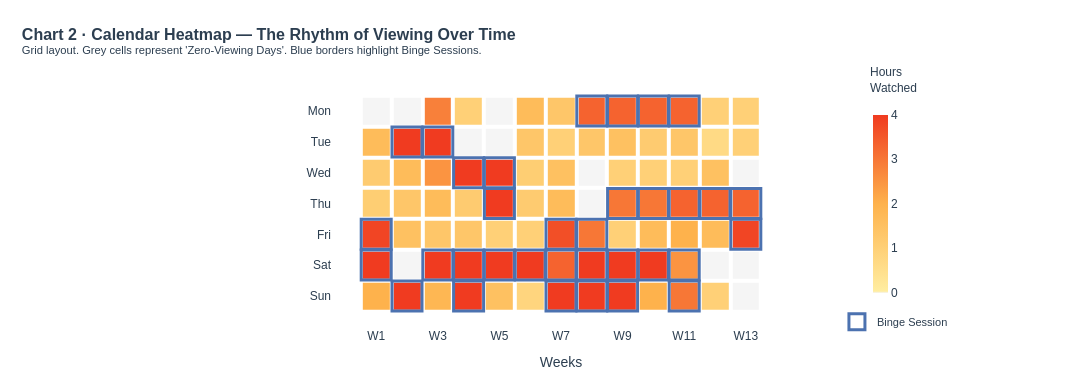

Notebook cell for this chart:
### Markdown cell above
---
### Chart 2 · Calendar Heatmap — The Rhythm of Viewing Over Time

**Graphical choices:**
- *Interative Calendar heatmap* — An overview of my TV viewing actions during the data collection period, the spatial layout mirrors real calendar time with X-axis maps macro-progression (academic weeks) and Y-axis groups data by micro-cycles (days of the week), making clusters and gaps immediately visible without reading any numbers. 
- Binge sessions are marked with a blue coloured border rather than a separate chart, keeping temporal context intact. As for the hours watching color bar, the transition from yellow to orange indicates the linear sequence of time increase. Crucially, zero-viewing days are strictly preserved and encoded as neutral grey to represent specific context.
- To prevent visual clutter and reduce cognitive load, TV viewing details are abstracted into interactive tooltips.

### Code cell
# ----------------------------------------------------------------------------
# 1. 数据聚合：提取所有情境维度 (Study, Fatigue, Day Type, Device)
# ----------------------------------------------------------------------------
if "Duration_Hrs" not in df.columns:
    df["Duration_Hrs"] = df["Duration_Mins"] / 60.0

daily_agg = df.groupby("Date").agg(
    Duration_Hrs=("Duration_Hrs", "sum"),
    Binge=("Binge_Session", "any"),
    Genres=("Genre", lambda x: ", ".join(x.dropna().unique())),
    Titles=("Title", lambda x: ", ".join(x.dropna().unique())),
    Regions=("Region", lambda x: ", ".join(x.dropna().unique())),
    # 👇 新增提取 4 个全新维度
    Study_Mins=("Study_Mins", "sum"), 
    Fatigue=("Fatigue_Level", lambda x: ", ".join(x.dropna().astype(int).astype(str).unique())),
    Day_Types=("Day_Type", lambda x: ", ".join(x.dropna().unique())),
    Devices=("Device", lambda x: ", ".join(x.dropna().unique()))
).copy()

date_range = pd.date_range(daily_agg.index.min(), daily_agg.index.max())
df_grid = daily_agg.reindex(date_range)

# ----------------------------------------------------------------------------
# 2. 空缺数据（零观影日）的安全填充
# ----------------------------------------------------------------------------
df_grid["Duration_Hrs"] = df_grid["Duration_Hrs"].fillna(0).astype(float)
df_grid["Binge"] = df_grid["Binge"].fillna(False).astype(bool)
df_grid["Genres"] = df_grid["Genres"].replace("", "None").fillna("None").astype(str)
df_grid["Titles"] = df_grid["Titles"].replace("", "None").fillna("None").astype(str)
df_grid["Regions"] = df_grid["Regions"].replace("", "None").fillna("None").astype(str)

# 👇 新增列的填充逻辑
df_grid["Study_Mins"] = df_grid["Study_Mins"].fillna(0).astype(int).astype(str)
df_grid["Fatigue"] = df_grid["Fatigue"].replace("", "N/A").fillna("N/A").astype(str)
df_grid["Day_Types"] = df_grid["Day_Types"].replace("", "None").fillna("None").astype(str)
df_grid["Devices"] = df_grid["Devices"].replace("", "None").fillna("None").astype(str)

start_monday = df_grid.index.min() - pd.Timedelta(days=df_grid.index.min().dayofweek)
df_grid['X_Num'] = (df_grid.index - start_monday).days // 7
df_grid['Y_Num'] = 6 - df_grid.index.dayofweek

weekdays_map = {0: "Mon", 1: "Tue", 2: "Wed", 3: "Thu", 4: "Fri", 5: "Sat", 6: "Sun"}
df_grid['Weekday_Name'] = df_grid.index.dayofweek.map(weekdays_map)
df_grid['Date_Str'] = df_grid.index.strftime('%Y-%m-%d')

# ----------------------------------------------------------------------------
# 3. 悬停提示拼接：打造终极全景信息流
# ----------------------------------------------------------------------------
binge_labels = np.where(df_grid['Binge'], 'Yes', 'No')
durations = df_grid['Duration_Hrs'].round(1).astype(str)

df_grid['Hover_Text'] = (
    "<b>📅 Date:</b> " + df_grid['Date_Str'] + " (" + df_grid['Weekday_Name'] + ")<br>" +
    "<b>🗓️ Day Type:</b> " + df_grid['Day_Types'] + "<br>" +
    "<b>📚 Study:</b> " + df_grid['Study_Mins'] + " mins<br>" +
    "<b>🔋 Fatigue:</b> Level " + df_grid['Fatigue'] + "<br>" +
    "────────────────────<br>" +  # 用一条分割线区分“生活情境”和“观影细节”
    "<b>⏱️ Watched:</b> " + durations + " hrs<br>" +
    "<b>🚨 Binge:</b> " + binge_labels + "<br>" +
    "<b>📺 Title:</b> " + df_grid['Titles'] + "<br>" +
    "<b>🎬 Genre:</b> " + df_grid['Genres'] + "<br>" +
    "<b>🌍 Region:</b> " + df_grid['Regions'] + "<br>" +
    "<b>📱 Device:</b> " + df_grid['Devices']
)

weeks_range = sorted(df_grid['X_Num'].unique())
plot_order = ["Sun", "Sat", "Fri", "Thu", "Wed", "Tue", "Mon"]

z_matrix = df_grid.pivot(index='Weekday_Name', columns='X_Num', values='Duration_Hrs')
z_matrix = z_matrix.reindex(index=plot_order, columns=weeks_range).fillna(0)

text_matrix = df_grid.pivot(index='Weekday_Name', columns='X_Num', values='Hover_Text')
text_matrix = text_matrix.reindex(index=plot_order, columns=weeks_range).fillna("")

# ----------------------------------------------------------------------------
# 4. 图表渲染 (保留了你全部的格式设定)
# ----------------------------------------------------------------------------
fig = go.Figure()

fig.add_trace(go.Heatmap(
    x=weeks_range,
    y=[0, 1, 2, 3, 4, 5, 6], 
    z=z_matrix.values,
    customdata=text_matrix.values,
    hovertemplate="%{customdata}<extra></extra>",
    colorscale=[
        [0.0, '#f5f5f5'],
        [0.01, '#ffeda0'],  
        [0.5, '#feb24c'],   
        [1.0, '#f03b20']    
    ],
    zmin=0,
    zmax=4,
    showscale=True,
    xgap=4, 
    ygap=4,
    colorbar=dict(
        thickness=15, 
        len=0.8, 
        x=0.8,
        xpad=5
    )
))

binge_days = df_grid[df_grid['Binge'] == True]
fig.add_trace(go.Scatter(
    x=binge_days['X_Num'],
    y=binge_days['Y_Num'],
    mode='markers',
    marker=dict(
        symbol='square-open',
        size=30,              
        color='#4C72B0',      
        line=dict(width=3)
    ),
    name="Binge Session",
    hoverinfo="skip"
))

tick_vals = list(range(0, len(weeks_range), 2))
tick_text = [f"W{i+1}" for i in tick_vals]

fig.update_layout(
    title=dict(
        text="<b>Chart 2 · Calendar Heatmap — The Rhythm of Viewing Over Time</b><br><sup>Grid layout. Grey cells represent 'Zero-Viewing Days'. Blue borders highlight Binge Sessions.</sup>",
        font=dict(size=16),
        x=0.02
    ),
        font=dict(
        family="Arial, Helvetica, sans-serif",
        color="#2c3e50",
        size=12
    ),
    annotations=[
        dict(
            x=0.85,          
            y=1.07,           
            xref="paper", 
            yref="paper",
            text="Hours<br>Watched",
            showarrow=False,  
            align="left",
            font=dict(size=12) 
        )
    ],
    xaxis=dict(
        title="Weeks",
        tickmode='array',
        tickvals=tick_vals,
        ticktext=tick_text,
        showgrid=False,
        zeroline=False,
        fixedrange=True,
        constrain='domain'
    ),
    yaxis=dict(
        tickmode='array',
        tickvals=[0, 1, 2, 3, 4, 5, 6],
        ticktext=["Sun", "Sat", "Fri", "Thu", "Wed", "Tue", "Mon"],
        scaleanchor="x",    
        scaleratio=1,
        showgrid=False,
        zeroline=False,
        fixedrange=True,
        constrain='domain'
    ),
    plot_bgcolor="white",
    paper_bgcolor="white",
    width=1150,  
    height=380,  
    margin=dict(t=80, b=30, l=50, r=20),
    showlegend=True,
    legend=dict(
        orientation="h",
        yanchor="top",
        y=0.08,             
        xanchor="left",
        x=0.77,              
        font=dict(size=11)
    )
)

fig.show()

### Figure 1 — Plotly figure (JSON) as saved in the notebook; plotly's stock layout.template omitted (floating-point values rounded to 4 significant figures)
{"data": [{"colorbar": {"len": 0.8, "thickness": 15, "x": 0.8, "xpad": 5}, "colorscale": [[0, "#f5f5f5"], [0.01, "#ffeda0"], [0.5, "#feb24c"], [1, "#f03b20"]], "customdata": [["<b>📅 Date:</b> 2026-02-22 (Sun)<br><b>🗓️ Day Type:</b> Errands<br><b>📚 Study:</b> 60 mins<br><b>🔋 Fatigue:</b> Level 2<br>────────────────────<br><b>⏱️ Watched:</b> 2.0 hrs<br><b>🚨 Binge:</b> No<br><b>📺 Title:</b> My Queen<br><b>🎬 Genre:</b> Romance<br><b>🌍 Region:</b> Taiwan<br><b>📱 Device:</b> Tablet", "<b>📅 Date:</b> 2026-03-01 (Sun)<br><b>🗓️ Day Type:</b> Rest<br><b>📚 Study:</b> 0 mins<br><b>🔋 Fatigue:</b> Level 1<br>────────────────────<br><b>⏱️ Watched:</b> 5.3 hrs<br><b>🚨 Binge:</b> Yes<br><b>📺 Title:</b> It Started With A Kiss<br><b>🎬 Genre:</b> Romance<br><b>🌍 Region:</b> Taiwan<br><b>📱 Device:</b> Tablet", "<b>📅 Date:</b> 2026-03-08 (Sun)<br><b>🗓️ Day Type:</b> Errands<br><b>📚 Study:</b> 50 mins<br><b>🔋 Fatigue:</b> Level 2<br>────────────────────<br><b>⏱️ Watched:</b> 1.8 hrs<br><b>🚨 Binge:</b> No<br><b>📺 Title:</b> Suspicious Partner<br><b>🎬 Genre:</b> Romance<br><b>🌍 Region:</b> Korea<br><b>📱 Device:</b> Tablet", "<b>📅 Date:</b> 2026-03-15 (Sun)<br><b>🗓️ Day Type:</b> Rest<br><b>📚 Study:</b> 0 mins<br><b>🔋 Fatigue:</b> Level 1<br>────────────────────<br><b>⏱️ Watched:</b> 5.0 hrs<br><b>🚨 Binge:</b> Yes<br><b>📺 Title:</b> The Capture<br><b>🎬 Genre:</b> Crime / Thriller<br><b>🌍 Region:</b> United Kingdom<br><b>📱 Device:</b> Laptop", "<b>📅 Date:</b> 2026-03-22 (Sun)<br><b>🗓️ Day Type:</b> Errands<br><b>📚 Study:</b> 100 mins<br><b>🔋 Fatigue:</b> Level 2<br>────────────────────<br><b>⏱️ Watched:</b> 1.5 hrs<br><b>🚨 Binge:</b> No<br><b>📺 Title:</b> To My Beloved Thief<br><b>🎬 Genre:</b> Romance<br><b>🌍 Region:</b> Korea<br><b>📱 Device:</b> Tablet", "<b>📅 Date:</b> 2026-03-29 (Sun)<br><b>🗓️ Day Type:</b> Study<br><b>📚 Study:</b> 200 mins<br><b>🔋 Fatigue:</b> Level 3<br>────────────────────<br><b>⏱️ Watched:</b> 0.8 hrs<br><b>🚨 Binge:</b> No<br><b>📺 Title:</b> To My Beloved Thief<br><b>🎬 Genre:</b> Romance<br><b>🌍 Region:</b> Korea<br><b>📱 Device:</b> Tablet", "<b>📅 Date:</b> 2026-04-05 (Sun)<br><b>🗓️ Day Type:</b> Rest<br><b>📚 Study:</b> 0 mins<br><b>🔋 Fatigue:</b> Level 1<br>────────────────────<br><b>⏱️ Watched:</b> 4.0 hrs<br><b>🚨 Binge:</b> Yes<br><b>📺 Title:</b> Taxi Driver<br><b>🎬 Genre:</b> Crime / Thriller<br><b>🌍 Region:</b> Korea<br><b>📱 Device:</b> Laptop", "<b>📅 Date:</b> 2026-04-12 (Sun)<br><b>🗓️ Day Type:</b> Rest<br><b>📚 Study:</b> 100 mins<br><b>🔋 Fatigue:</b> Level 1<br>────────────────────<br><b>⏱️ Watched:</b> 5.0 hrs<br><b>🚨 Binge:</b> Yes<br><b>📺 Title:</b> When I See You Again<br><b>🎬 Genre:</b> Romance<br><b>🌍 Region:</b> Taiwan<br><b>📱 Device:</b> Tablet", "<b>📅 Date:</b> 2026-04-19 (Sun)<br><b>🗓️ Day Type:</b> Rest<br><b>📚 Study:</b> 60 mins<br><b>🔋 Fatigue:</b> Level 1<br>────────────────────<br><b>⏱️ Watched:</b> 5.0 hrs<br><b>🚨 Binge:</b> Yes<br><b>📺 Title:</b> Before We Get Married<br><b>🎬 Genre:</b> Romance<br><b>🌍 Region:</b> Taiwan<br><b>📱 Device:</b> Tablet", "<b>📅 Date:</b> 2026-04-26 (Sun)<br><b>🗓️ Day Type:</b> Errands<br><b>📚 Study:</b> 100 mins<br><b>🔋 Fatigue:</b> Level 2<br>────────────────────<br><b>⏱️ Watched:</b> 2.0 hrs<br><b>🚨 Binge:</b> No<br><b>📺 Title:</b> Love Myself or You<br><b>🎬 Genre:</b> Romance<br><b>🌍 Region:</b> Taiwan<br><b>📱 Device:</b> Tablet", "<b>📅 Date:</b> 2026-05-03 (Sun)<br><b>🗓️ Day Type:</b> Rest<br><b>📚 Study:</b> 60 mins<br><b>🔋 Fatigue:</b> Level 1<br>────────────────────<br><b>⏱️ Watched:</b> 3.0 hrs<br><b>🚨 Binge:</b> Yes<br><b>📺 Title:</b> Girigo<br><b>🎬 Genre:</b> Crime / Thriller<br><b>🌍 Region:</b> Korea<br><b>📱 Device:</b> Laptop", "<b>📅 Date:</b> 2026-05-10 (Sun)<br><b>🗓️ Day Type:</b> Errands<br><b>📚 Study:</b> 120 mins<br><b>🔋 Fatigue:</b> Level 2<br>────────────────────<br><b>⏱️ Watched:</b> 1.0 hrs<br><b>🚨 Binge:</b> No<br><b>📺 Title:</b> Filing for Love<br><b>🎬 Genre:</b> Romance<br><b>🌍 Region:</b> Korea<br><b>📱 Device:</b> Tablet", ""], ["<b>📅 Date:</b> 2026-02-21 (Sat)<br><b>🗓️ Day Type:</b> Rest<br><b>📚 Study:</b> 0 mins<br><b>🔋 Fatigue:</b> Level 1<br>────────────────────<br><b>⏱️ Watched:</b> 5.0 hrs<br><b>🚨 Binge:</b> Yes<br><b>📺 Title:</b> My Queen<br><b>🎬 Genre:</b> Romance<br><b>🌍 Region:</b> Taiwan<br><b>📱 Device:</b> Tablet", "<b>📅 Date:</b> 2026-02-28 (Sat)<br><b>🗓️ Day Type:</b> Errands<br><b>📚 Study:</b> 0 mins<br><b>🔋 Fatigue:</b> Level 5<br>────────────────────<br><b>⏱️ Watched:</b> 0.0 hrs<br><b>🚨 Binge:</b> No<br><b>📺 Title:</b> None<br><b>🎬 Genre:</b> None<br><b>🌍 Region:</b> None<br><b>📱 Device:</b> None", "<b>📅 Date:</b> 2026-03-07 (Sat)<br><b>🗓️ Day Type:</b> Rest<br><b>📚 Study:</b> 0 mins<br><b>🔋 Fatigue:</b> Level 1<br>────────────────────<br><b>⏱️ Watched:</b> 5.2 hrs<br><b>🚨 Binge:</b> Yes<br><b>📺 Title:</b> My Lucky Star<br><b>🎬 Genre:</b> Romance<br><b>🌍 Region:</b> Taiwan<br><b>📱 Device:</b> Tablet", "<b>📅 Date:</b> 2026-03-14 (Sat)<br><b>🗓️ Day Type:</b> Rest<br><b>📚 Study:</b> 60 mins<br><b>🔋 Fatigue:</b> Level 1<br>────────────────────<br><b>⏱️ Watched:</b> 4.0 hrs<br><b>🚨 Binge:</b> Yes<br><b>📺 Title:</b> The Capture<br><b>🎬 Genre:</b> Crime / Thriller<br><b>🌍 Region:</b> United Kingdom<br><b>📱 Device:</b> Laptop", "<b>📅 Date:</b> 2026-03-21 (Sat)<br><b>🗓️ Day Type:</b> Rest<br><b>📚 Study:</b> 0 mins<br><b>🔋 Fatigue:</b> Level 1<br>────────────────────<br><b>⏱️ Watched:</b> 5.0 hrs<br><b>🚨 Binge:</b> Yes<br><b>📺 Title:</b> Wayward Kenting<br><b>🎬 Genre:</b> Romance<br><b>🌍 Region:</b> Taiwan<br><b>📱 Device:</b> Tablet", "<b>📅 Date:</b> 2026-03-28 (Sat)<br><b>🗓️ Day Type:</b> Rest<br><b>📚 Study:</b> 0 mins<br><b>🔋 Fatigue:</b> Level 1<br>────────────────────<br><b>⏱️ Watched:</b> 5.2 hrs<br><b>🚨 Binge:</b> Yes<br><b>📺 Title:</b> Fated to Love You<br><b>🎬 Genre:</b> Romance<br><b>🌍 Region:</b> Taiwan<br><b>📱 Device:</b> Tablet", "<b>📅 Date:</b> 2026-04-04 (Sat)<br><b>🗓️ Day Type:</b> Rest<br><b>📚 Study:</b> 0 mins<br><b>🔋 Fatigue:</b> Level 1<br>────────────────────<br><b>⏱️ Watched:</b> 3.3 hrs<br><b>🚨 Binge:</b> Yes<br><b>📺 Title:</b> Deadloch<br><b>🎬 Genre:</b> Crime / Thriller<br><b>🌍 Region:</b> Australia<br><b>📱 Device:</b> Laptop", "<b>📅 Date:</b> 2026-04-11 (Sat)<br><b>🗓️ Day Type:</b> Rest<br><b>📚 Study:</b> 0 mins<br><b>🔋 Fatigue:</b> Level 1<br>────────────────────<br><b>⏱️ Watched:</b> 5.0 hrs<br><b>🚨 Binge:</b> Yes<br><b>📺 Title:</b> When I See You Again<br><b>🎬 Genre:</b> Romance<br><b>🌍 Region:</b> Taiwan<br><b>📱 Device:</b> Tablet", "<b>📅 Date:</b> 2026-04-18 (Sat)<br><b>🗓️ Day Type:</b> Rest<br><b>📚 Study:</b> 0 mins<br><b>🔋 Fatigue:</b> Level 1<br>────────────────────<br><b>⏱️ Watched:</b> 4.0 hrs<br><b>🚨 Binge:</b> Yes<br><b>📺 Title:</b> Before We Get Married<br><b>🎬 Genre:</b> Romance<br><b>🌍 Region:</b> Taiwan<br><b>📱 Device:</b> Tablet", "<b>📅 Date:</b> 2026-04-25 (Sat)<br><b>🗓️ Day Type:</b> Rest<br><b>📚 Study:</b> 0 mins<br><b>🔋 Fatigue:</b> Level 1<br>────────────────────<br><b>⏱️ Watched:</b> 5.3 hrs<br><b>🚨 Binge:</b> Yes<br><b>📺 Title:</b> Love Myself or You<br><b>🎬 Genre:</b> Romance<br><b>🌍 Region:</b> Taiwan<br><b>📱 Device:</b> Tablet", "<b>📅 Date:</b> 2026-05-02 (Sat)<br><b>🗓️ Day Type:</b> Rest<br><b>📚 Study:</b> 0 mins<br><b>🔋 Fatigue:</b> Level 1<br>────────────────────<br><b>⏱️ Watched:</b> 2.5 hrs<br><b>🚨 Binge:</b> Yes<br><b>📺 Title:</b> Girigo<br><b>🎬 Genre:</b> Crime / Thriller<br><b>🌍 Region:</b> Korea<br><b>📱 Device:</b> Laptop", "<b>📅 Date:</b> 2026-05-09 (Sat)<br><b>🗓️ Day Type:</b> Travel<br><b>📚 Study:</b> 60 mins<br><b>🔋 Fatigue:</b> Level 5<br>────────────────────<br><b>⏱️ Watched:</b> 0.0 hrs<br><b>🚨 Binge:</b> No<br><b>📺 Title:</b> None<br><b>🎬 Genre:</b> None<br><b>🌍 Region:</b> None<br><b>📱 Device:</b> None", ""], ["<b>📅 Date:</b> 2026-02-20 (Fri)<br><b>🗓️ Day Type:</b> Study<br><b>📚 Study:</b> 400 mins<br><b>🔋 Fatigue:</b> Level 5<br>────────────────────<br><b>⏱️ Watched:</b> 3.8 hrs<br><b>🚨 Binge:</b> Yes<br><b>📺 Title:</b> My Queen<br><b>🎬 Genre:</b> Romance<br><b>🌍 Region:</b> Taiwan<br><b>📱 Device:</b> Phone", "<b>📅 Date:</b> 2026-02-27 (Fri)<br><b>🗓️ Day Type:</b> Study<br><b>📚 Study:</b> 300 mins<br><b>🔋 Fatigue:</b> Level 4<br>────────────────────<br><b>⏱️ Watched:</b> 1.5 hrs<br><b>🚨 Binge:</b> No<br><b>📺 Title:</b> It Started With A Kiss<br><b>🎬 Genre:</b> Romance<br><b>🌍 Region:</b> Taiwan<br><b>📱 Device:</b> Tablet", "<b>📅 Date:</b> 2026-03-06 (Fri)<br><b>🗓️ Day Type:</b> Study<br><b>📚 Study:</b> 220 mins<br><b>🔋 Fatigue:</b> Level 3<br>────────────────────<br><b>⏱️ Watched:</b> 1.3 hrs<br><b>🚨 Binge:</b> No<br><b>📺 Title:</b> My Lucky Star<br><b>🎬 Genre:</b> Romance<br><b>🌍 Region:</b> Taiwan<br><b>📱 Device:</b> Tablet", "<b>📅 Date:</b> 2026-03-13 (Fri)<br><b>🗓️ Day Type:</b> Study<br><b>📚 Study:</b> 200 mins<br><b>🔋 Fatigue:</b> Level 3<br>────────────────────<br><b>⏱️ Watched:</b> 1.3 hrs<br><b>🚨 Binge:</b> No<br><b>📺 Title:</b> My Lucky Star<br><b>🎬 Genre:</b> Romance<br><b>🌍 Region:</b> Taiwan<br><b>📱 Device:</b> Tablet", "<b>📅 Date:</b> 2026-03-20 (Fri)<br><b>🗓️ Day Type:</b> Study<br><b>📚 Study:</b> 200 mins<br><b>🔋 Fatigue:</b> Level 3<br>────────────────────<br><b>⏱️ Watched:</b> 1.0 hrs<br><b>🚨 Binge:</b> No<br><b>📺 Title:</b> Wayward Kenting<br><b>🎬 Genre:</b> Romance<br><b>🌍 Region:</b> Taiwan<br><b>📱 Device:</b> Tablet", "<b>📅 Date:</b> 2026-03-27 (Fri)<br><b>🗓️ Day Type:</b> Study<br><b>📚 Study:</b> 240 mins<br><b>🔋 Fatigue:</b> Level 3<br>────────────────────<br><b>⏱️ Watched:</b> 1.0 hrs<br><b>🚨 Binge:</b> No<br><b>📺 Title:</b> Fated to Love You<br><b>🎬 Genre:</b> Romance<br><b>🌍 Region:</b> Taiwan<br><b>📱 Device:</b> Tablet", "<b>📅 Date:</b> 2026-04-03 (Fri)<br><b>🗓️ Day Type:</b> Rest<br><b>📚 Study:</b> 0 mins<br><b>🔋 Fatigue:</b> Level 1<br>────────────────────<br><b>⏱️ Watched:</b> 3.7 hrs<br><b>🚨 Binge:</b> Yes<br><b>📺 Title:</b> Deadloch<br><b>🎬 Genre:</b> Crime / Thriller<br><b>🌍 Region:</b> Australia<br><b>📱 Device:</b> Laptop", "<b>📅 Date:</b> 2026-04-10 (Fri)<br><b>🗓️ Day Type:</b> Study<br><b>📚 Study:</b> 200 mins<br><b>🔋 Fatigue:</b> Level 5<br>────────────────────<br><b>⏱️ Watched:</b> 3.0 hrs<br><b>🚨 Binge:</b> Yes<br><b>📺 Title:</b> When I See You Again<br><b>🎬 Genre:</b> Romance<br><b>🌍 Region:</b> Taiwan<br><b>📱 Device:</b> Phone", "<b>📅 Date:</b> 2026-04-17 (Fri)<br><b>🗓️ Day Type:</b> Study<br><b>📚 Study:</b> 240 mins<br><b>🔋 Fatigue:</b> Level 3<br>────────────────────<br><b>⏱️ Watched:</b> 1.0 hrs<br><b>🚨 Binge:</b> No<br><b>📺 Title:</b> Perfect Crown<br><b>🎬 Genre:</b> Romance<br><b>🌍 Region:</b> Korea<br><b>📱 Device:</b> Tablet", "<b>📅 Date:</b> 2026-04-24 (Fri)<br><b>🗓️ Day Type:</b> Study<br><b>📚 Study:</b> 200 mins<br><b>🔋 Fatigue:</b> Level 3<br>────────────────────<br><b>⏱️ Watched:</b> 1.7 hrs<br><b>🚨 Binge:</b> No<br><b>📺 Title:</b> Love Myself or You<br><b>🎬 Genre:</b> Romance<br><b>🌍 Region:</b> Taiwan<br><b>📱 Device:</b> Tablet", "<b>📅 Date:</b> 2026-05-01 (Fri)<br><b>🗓️ Day Type:</b> Study<br><b>📚 Study:</b> 150 mins<br><b>🔋 Fatigue:</b> Level 3<br>────────────────────<br><b>⏱️ Watched:</b> 2.0 hrs<br><b>🚨 Binge:</b> No<br><b>📺 Title:</b> My Goddess<br><b>🎬 Genre:</b> Romance<br><b>🌍 Region:</b> Taiwan<br><b>📱 Device:</b> Tablet", "<b>📅 Date:</b> 2026-05-08 (Fri)<br><b>🗓️ Day Type:</b> Study<br><b>📚 Study:</b> 180 mins<br><b>🔋 Fatigue:</b> Level 3<br>────────────────────<br><b>⏱️ Watched:</b> 1.7 hrs<br><b>🚨 Binge:</b> No<br><b>📺 Title:</b> Amour et Patisserie<br><b>🎬 Genre:</b> Romance<br><b>🌍 Region:</b> Taiwan<br><b>📱 Device:</b> Tablet", "<b>📅 Date:</b> 2026-05-15 (Fri)<br><b>🗓️ Day Type:</b> Rest<br><b>📚 Study:</b> 0 mins<br><b>🔋 Fatigue:</b> Level 1<br>────────────────────<br><b>⏱️ Watched:</b> 3.8 hrs<br><b>🚨 Binge:</b> Yes<br><b>📺 Title:</b> Miss Rose<br><b>🎬 Genre:</b> Romance<br><b>🌍 Region:</b> Taiwan<br><b>📱 Device:</b> Tablet"], ["<b>📅 Date:</b> 2026-02-19 (Thu)<br><b>🗓️ Day Type:</b> Study<br><b>📚 Study:</b> 200 mins<br><b>🔋 Fatigue:</b> Level 3<br>────────────────────<br><b>⏱️ Watched:</b> 1.1 hrs<br><b>🚨 Binge:</b> No<br><b>📺 Title:</b> Suspicious Partner<br><b>🎬 Genre:</b> Romance<br><b>🌍 Region:</b> Korea<br><b>📱 Device:</b> Tablet", "<b>📅 Date:</b> 2026-02-26 (Thu)<br><b>🗓️ Day Type:</b> Study<br><b>📚 Study:</b> 240 mins<br><b>🔋 Fatigue:</b> Level 3<br>────────────────────<br><b>⏱️ Watched:</b> 1.3 hrs<br><b>🚨 Binge:</b> No<br><b>📺 Title:</b> Suspicious Partner<br><b>🎬 Genre:</b> Romance<br><b>🌍 Region:</b> Korea<br><b>📱 Device:</b> Tablet", "<b>📅 Date:</b> 2026-03-05 (Thu)<br><b>🗓️ Day Type:</b> Study<br><b>📚 Study:</b> 210 mins<br><b>🔋 Fatigue:</b> Level 3<br>────────────────────<br><b>⏱️ Watched:</b> 1.7 hrs<br><b>🚨 Binge:</b> No<br><b>📺 Title:</b> My Lucky Star<br><b>🎬 Genre:</b> Romance<br><b>🌍 Region:</b> Taiwan<br><b>📱 Device:</b> Tablet", "<b>📅 Date:</b> 2026-03-12 (Thu)<br><b>🗓️ Day Type:</b> Study<br><b>📚 Study:</b> 240 mins<br><b>🔋 Fatigue:</b> Level 3<br>────────────────────<br><b>⏱️ Watched:</b> 1.2 hrs<br><b>🚨 Binge:</b> No<br><b>📺 Title:</b> My Lucky Star<br><b>🎬 Genre:</b> Romance<br><b>🌍 Region:</b> Taiwan<br><b>📱 Device:</b> Tablet", "<b>📅 Date:</b> 2026-03-19 (Thu)<br><b>🗓️ Day Type:</b> Study<br><b>📚 Study:</b> 350 mins<br><b>🔋 Fatigue:</b> Level 5<br>────────────────────<br><b>⏱️ Watched:</b> 4.2 hrs<br><b>🚨 Binge:</b> Yes<br><b>📺 Title:</b> Wayward Kenting<br><b>🎬 Genre:</b> Romance<br><b>🌍 Region:</b> Taiwan<br><b>📱 Device:</b> Phone", "<b>📅 Date:</b> 2026-03-26 (Thu)<br><b>🗓️ Day Type:</b> Study<br><b>📚 Study:</b> 250 mins<br><b>🔋 Fatigue:</b> Level 3<br>────────────────────<br><b>⏱️ Watched:</b> 1.2 hrs<br><b>🚨 Binge:</b> No<br><b>📺 Title:</b> Fated to Love You<br><b>🎬 Genre:</b> Romance<br><b>🌍 Region:</b> Taiwan<br><b>📱 Device:</b> Tablet", "<b>📅 Date:</b> 2026-04-02 (Thu)<br><b>🗓️ Day Type:</b> Errands<br><b>📚 Study:</b> 60 mins<br><b>🔋 Fatigue:</b> Level 2<br>────────────────────<br><b>⏱️ Watched:</b> 1.7 hrs<br><b>🚨 Binge:</b> No<br><b>📺 Title:</b> My Girl<br><b>🎬 Genre:</b> Romance<br><b>🌍 Region:</b> Korea<br><b>📱 Device:</b> Tablet", "<b>📅 Date:</b> 2026-04-09 (Thu)<br><b>🗓️ Day Type:</b> Travel<br><b>📚 Study:</b> 0 mins<br><b>🔋 Fatigue:</b> Level 5<br>────────────────────<br><b>⏱️ Watched:</b> 0.0 hrs<br><b>🚨 Binge:</b> No<br><b>📺 Title:</b> None<br><b>🎬 Genre:</b> None<br><b>🌍 Region:</b> None<br><b>📱 Device:</b> None", "<b>📅 Date:</b> 2026-04-16 (Thu)<br><b>🗓️ Day Type:</b> Study<br><b>📚 Study:</b> 460 mins<br><b>🔋 Fatigue:</b> Level 5<br>────────────────────<br><b>⏱️ Watched:</b> 3.0 hrs<br><b>🚨 Binge:</b> Yes<br><b>📺 Title:</b> Smiling Pasta<br><b>🎬 Genre:</b> Romance<br><b>🌍 Region:</b> Taiwan<br><b>📱 Device:</b> Phone", "<b>📅 Date:</b> 2026-04-23 (Thu)<br><b>🗓️ Day Type:</b> Study<br><b>📚 Study:</b> 400 mins<br><b>🔋 Fatigue:</b> Level 5<br>────────────────────<br><b>⏱️ Watched:</b> 3.0 hrs<br><b>🚨 Binge:</b> Yes<br><b>📺 Title:</b> Love Myself or You<br><b>🎬 Genre:</b> Romance<br><b>🌍 Region:</b> Taiwan<br><b>📱 Device:</b> Phone", "<b>📅 Date:</b> 2026-04-30 (Thu)<br><b>🗓️ Day Type:</b> Study<br><b>📚 Study:</b> 420 mins<br><b>🔋 Fatigue:</b> Level 5<br>────────────────────<br><b>⏱️ Watched:</b> 3.3 hrs<br><b>🚨 Binge:</b> Yes<br><b>📺 Title:</b> Yumi's Cells<br><b>🎬 Genre:</b> Romance<br><b>🌍 Region:</b> Korea<br><b>📱 Device:</b> Phone", "<b>📅 Date:</b> 2026-05-07 (Thu)<br><b>🗓️ Day Type:</b> Study<br><b>📚 Study:</b> 420 mins<br><b>🔋 Fatigue:</b> Level 5<br>────────────────────<br><b>⏱️ Watched:</b> 3.3 hrs<br><b>🚨 Binge:</b> Yes<br><b>📺 Title:</b> My Goddess<br><b>🎬 Genre:</b> Romance<br><b>🌍 Region:</b> Taiwan<br><b>📱 Device:</b> Phone", "<b>📅 Date:</b> 2026-05-14 (Thu)<br><b>🗓️ Day Type:</b> Study<br><b>📚 Study:</b> 500 mins<br><b>🔋 Fatigue:</b> Level 5<br>────────────────────<br><b>⏱️ Watched:</b> 3.3 hrs<br><b>🚨 Binge:</b> Yes<br><b>📺 Title:</b> Miss Rose<br><b>🎬 Genre:</b> Romance<br><b>🌍 Region:</b> Taiwan<br><b>📱 Device:</b> Phone"], ["<b>📅 Date:</b> 2026-02-18 (Wed)<br><b>🗓️ Day Type:</b> Errands<br><b>📚 Study:</b> 100 mins<br><b>🔋 Fatigue:</b> Level 3<br>────────────────────<br><b>⏱️ Watched:</b> 1.2 hrs<br><b>🚨 Binge:</b> No<br><b>📺 Title:</b> Suspicious Partner<br><b>🎬 Genre:</b> Romance<br><b>🌍 Region:</b> Korea<br><b>📱 Device:</b> Tablet", "<b>📅 Date:</b> 2026-02-25 (Wed)<br><b>🗓️ Day Type:</b> Errands<br><b>📚 Study:</b> 100 mins<br><b>🔋 Fatigue:</b> Level 2<br>────────────────────<br><b>⏱️ Watched:</b> 1.7 hrs<br><b>🚨 Binge:</b> No<br><b>📺 Title:</b> Suspicious Partner<br><b>🎬 Genre:</b> Romance<br><b>🌍 Region:</b> Korea<br><b>📱 Device:</b> Tablet", "<b>📅 Date:</b> 2026-03-04 (Wed)<br><b>🗓️ Day Type:</b> Errands<br><b>📚 Study:</b> 80 mins<br><b>🔋 Fatigue:</b> Level 2<br>────────────────────<br><b>⏱️ Watched:</b> 2.5 hrs<br><b>🚨 Binge:</b> No<br><b>📺 Title:</b> It Started With A Kiss<br><b>🎬 Genre:</b> Romance<br><b>🌍 Region:</b> Taiwan<br><b>📱 Device:</b> Tablet", "<b>📅 Date:</b> 2026-03-11 (Wed)<br><b>🗓️ Day Type:</b> Rest<br><b>📚 Study:</b> 40 mins<br><b>🔋 Fatigue:</b> Level 1<br>────────────────────<br><b>⏱️ Watched:</b> 4.8 hrs<br><b>🚨 Binge:</b> Yes<br><b>📺 Title:</b> My Lucky Star<br><b>🎬 Genre:</b> Romance<br><b>🌍 Region:</b> Taiwan<br><b>📱 Device:</b> Tablet", "<b>📅 Date:</b> 2026-03-18 (Wed)<br><b>🗓️ Day Type:</b> Rest<br><b>📚 Study:</b> 0 mins<br><b>🔋 Fatigue:</b> Level 1<br>────────────────────<br><b>⏱️ Watched:</b> 4.5 hrs<br><b>🚨 Binge:</b> Yes<br><b>📺 Title:</b> Wayward Kenting<br><b>🎬 Genre:</b> Romance<br><b>🌍 Region:</b> Taiwan<br><b>📱 Device:</b> Tablet", "<b>📅 Date:</b> 2026-03-25 (Wed)<br><b>🗓️ Day Type:</b> Study<br><b>📚 Study:</b> 180 mins<br><b>🔋 Fatigue:</b> Level 3<br>────────────────────<br><b>⏱️ Watched:</b> 1.1 hrs<br><b>🚨 Binge:</b> No<br><b>📺 Title:</b> To My Beloved Thief<br><b>🎬 Genre:</b> Romance<br><b>🌍 Region:</b> Korea<br><b>📱 Device:</b> Tablet", "<b>📅 Date:</b> 2026-04-01 (Wed)<br><b>🗓️ Day Type:</b> Study<br><b>📚 Study:</b> 200 mins<br><b>🔋 Fatigue:</b> Level 3<br>────────────────────<br><b>⏱️ Watched:</b> 1.5 hrs<br><b>🚨 Binge:</b> No<br><b>📺 Title:</b> My Girl<br><b>🎬 Genre:</b> Romance<br><b>🌍 Region:</b> Korea<br><b>📱 Device:</b> Tablet", "<b>📅 Date:</b> 2026-04-08 (Wed)<br><b>🗓️ Day Type:</b> Travel<br><b>📚 Study:</b> 0 mins<br><b>🔋 Fatigue:</b> Level 5<br>────────────────────<br><b>⏱️ Watched:</b> 0.0 hrs<br><b>🚨 Binge:</b> No<br><b>📺 Title:</b> None<br><b>🎬 Genre:</b> None<br><b>🌍 Region:</b> None<br><b>📱 Device:</b> None", "<b>📅 Date:</b> 2026-04-15 (Wed)<br><b>🗓️ Day Type:</b> Study<br><b>📚 Study:</b> 200 mins<br><b>🔋 Fatigue:</b> Level 3<br>────────────────────<br><b>⏱️ Watched:</b> 1.0 hrs<br><b>🚨 Binge:</b> No<br><b>📺 Title:</b> Perfect Crown<br><b>🎬 Genre:</b> Romance<br><b>🌍 Region:</b> Korea<br><b>📱 Device:</b> Tablet", "<b>📅 Date:</b> 2026-04-22 (Wed)<br><b>🗓️ Day Type:</b> Study<br><b>📚 Study:</b> 240 mins<br><b>🔋 Fatigue:</b> Level 3<br>────────────────────<br><b>⏱️ Watched:</b> 1.0 hrs<br><b>🚨 Binge:</b> No<br><b>📺 Title:</b> Perfect Crown<br><b>🎬 Genre:</b> Romance<br><b>🌍 Region:</b> Korea<br><b>📱 Device:</b> Tablet", "<b>📅 Date:</b> 2026-04-29 (Wed)<br><b>🗓️ Day Type:</b> Study<br><b>📚 Study:</b> 200 mins<br><b>🔋 Fatigue:</b> Level 3<br>────────────────────<br><b>⏱️ Watched:</b> 1.0 hrs<br><b>🚨 Binge:</b> No<br><b>📺 Title:</b> Yumi's Cells<br><b>🎬 Genre:</b> Romance<br><b>🌍 Region:</b> Korea<br><b>📱 Device:</b> Tablet", "<b>📅 Date:</b> 2026-05-06 (Wed)<br><b>🗓️ Day Type:</b> Study<br><b>📚 Study:</b> 240 mins<br><b>🔋 Fatigue:</b> Level 3<br>────────────────────<br><b>⏱️ Watched:</b> 1.5 hrs<br><b>🚨 Binge:</b> No<br><b>📺 Title:</b> My Goddess<br><b>🎬 Genre:</b> Romance<br><b>🌍 Region:</b> Taiwan<br><b>📱 Device:</b> Tablet", "<b>📅 Date:</b> 2026-05-13 (Wed)<br><b>🗓️ Day Type:</b> Travel<br><b>📚 Study:</b> 60 mins<br><b>🔋 Fatigue:</b> Level 5<br>────────────────────<br><b>⏱️ Watched:</b> 0.0 hrs<br><b>🚨 Binge:</b> No<br><b>📺 Title:</b> None<br><b>🎬 Genre:</b> None<br><b>🌍 Region:</b> None<br><b>📱 Device:</b> None"], ["<b>📅 Date:</b> 2026-02-17 (Tue)<br><b>🗓️ Day Type:</b> Study<br><b>📚 Study:</b> 240 mins<br><b>🔋 Fatigue:</b> Level 3<br>────────────────────<br><b>⏱️ Watched:</b> 1.7 hrs<br><b>🚨 Binge:</b> No<br><b>📺 Title:</b> My Queen<br><b>🎬 Genre:</b> Romance<br><b>🌍 Region:</b> Taiwan<br><b>📱 Device:</b> Tablet", "<b>📅 Date:</b> 2026-02-24 (Tue)<br><b>🗓️ Day Type:</b> Rest<br><b>📚 Study:</b> 0 mins<br><b>🔋 Fatigue:</b> Level 1<br>────────────────────<br><b>⏱️ Watched:</b> 4.2 hrs<br><b>🚨 Binge:</b> Yes<br><b>📺 Title:</b> It Started With A Kiss<br><b>🎬 Genre:</b> Romance<br><b>🌍 Region:</b> Taiwan<br><b>📱 Device:</b> Tablet", "<b>📅 Date:</b> 2026-03-03 (Tue)<br><b>🗓️ Day Type:</b> Rest<br><b>📚 Study:</b> 60 mins<br><b>🔋 Fatigue:</b> Level 1<br>────────────────────<br><b>⏱️ Watched:</b> 4.8 hrs<br><b>🚨 Binge:</b> Yes<br><b>📺 Title:</b> It Started With A Kiss<br><b>🎬 Genre:</b> Romance<br><b>🌍 Region:</b> Taiwan<br><b>📱 Device:</b> Tablet", "<b>📅 Date:</b> 2026-03-10 (Tue)<br><b>🗓️ Day Type:</b> Errands<br><b>📚 Study:</b> 60 mins<br><b>🔋 Fatigue:</b> Level 5<br>────────────────────<br><b>⏱️ Watched:</b> 0.0 hrs<br><b>🚨 Binge:</b> No<br><b>📺 Title:</b> None<br><b>🎬 Genre:</b> None<br><b>🌍 Region:</b> None<br><b>📱 Device:</b> None", "<b>📅 Date:</b> 2026-03-17 (Tue)<br><b>🗓️ Day Type:</b> Errands<br><b>📚 Study:</b> 80 mins<br><b>🔋 Fatigue:</b> Level 5<br>────────────────────<br><b>⏱️ Watched:</b> 0.0 hrs<br><b>🚨 Binge:</b> No<br><b>📺 Title:</b> None<br><b>🎬 Genre:</b> None<br><b>🌍 Region:</b> None<br><b>📱 Device:</b> None", "<b>📅 Date:</b> 2026-03-24 (Tue)<br><b>🗓️ Day Type:</b> Errands<br><b>📚 Study:</b> 120 mins<br><b>🔋 Fatigue:</b> Level 2<br>────────────────────<br><b>⏱️ Watched:</b> 1.3 hrs<br><b>🚨 Binge:</b> No<br><b>📺 Title:</b> To My Beloved Thief<br><b>🎬 Genre:</b> Romance<br><b>🌍 Region:</b> Korea<br><b>📱 Device:</b> Tablet", "<b>📅 Date:</b> 2026-03-31 (Tue)<br><b>🗓️ Day Type:</b> Study<br><b>📚 Study:</b> 250 mins<br><b>🔋 Fatigue:</b> Level 3<br>────────────────────<br><b>⏱️ Watched:</b> 1.0 hrs<br><b>🚨 Binge:</b> No<br><b>📺 Title:</b> My Girl<br><b>🎬 Genre:</b> Romance<br><b>🌍 Region:</b> Korea<br><b>📱 Device:</b> Tablet", "<b>📅 Date:</b> 2026-04-07 (Tue)<br><b>🗓️ Day Type:</b> Study<br><b>📚 Study:</b> 200 mins<br><b>🔋 Fatigue:</b> Level 3<br>────────────────────<br><b>⏱️ Watched:</b> 1.3 hrs<br><b>🚨 Binge:</b> No<br><b>📺 Title:</b> When I See You Again<br><b>🎬 Genre:</b> Romance<br><b>🌍 Region:</b> Taiwan<br><b>📱 Device:</b> Tablet", "<b>📅 Date:</b> 2026-04-14 (Tue)<br><b>🗓️ Day Type:</b> Study<br><b>📚 Study:</b> 200 mins<br><b>🔋 Fatigue:</b> Level 3<br>────────────────────<br><b>⏱️ Watched:</b> 1.5 hrs<br><b>🚨 Binge:</b> No<br><b>📺 Title:</b> Smiling Pasta<br><b>🎬 Genre:</b> Romance<br><b>🌍 Region:</b> Taiwan<br><b>📱 Device:</b> Tablet", "<b>📅 Date:</b> 2026-04-21 (Tue)<br><b>🗓️ Day Type:</b> Study<br><b>📚 Study:</b> 240 mins<br><b>🔋 Fatigue:</b> Level 3<br>────────────────────<br><b>⏱️ Watched:</b> 1.2 hrs<br><b>🚨 Binge:</b> No<br><b>📺 Title:</b> Perfect Crown<br><b>🎬 Genre:</b> Romance<br><b>🌍 Region:</b> Korea<br><b>📱 Device:</b> Tablet", "<b>📅 Date:</b> 2026-04-28 (Tue)<br><b>🗓️ Day Type:</b> Study<br><b>📚 Study:</b> 240 mins<br><b>🔋 Fatigue:</b> Level 3<br>────────────────────<br><b>⏱️ Watched:</b> 1.3 hrs<br><b>🚨 Binge:</b> No<br><b>📺 Title:</b> Yumi's Cells<br><b>🎬 Genre:</b> Romance<br><b>🌍 Region:</b> Korea<br><b>📱 Device:</b> Tablet", "<b>📅 Date:</b> 2026-05-05 (Tue)<br><b>🗓️ Day Type:</b> Study<br><b>📚 Study:</b> 300 mins<br><b>🔋 Fatigue:</b> Level 4<br>────────────────────<br><b>⏱️ Watched:</b> 0.7 hrs<br><b>🚨 Binge:</b> No<br><b>📺 Title:</b> My Goddess<br><b>🎬 Genre:</b> Romance<br><b>🌍 Region:</b> Taiwan<br><b>📱 Device:</b> Tablet", "<b>📅 Date:</b> 2026-05-12 (Tue)<br><b>🗓️ Day Type:</b> Study<br><b>📚 Study:</b> 300 mins<br><b>🔋 Fatigue:</b> Level 4<br>────────────────────<br><b>⏱️ Watched:</b> 1.0 hrs<br><b>🚨 Binge:</b> No<br><b>📺 Title:</b> Amour et Patisserie<br><b>🎬 Genre:</b> Romance<br><b>🌍 Region:</b> Taiwan<br><b>📱 Device:</b> Tablet"], ["", "<b>📅 Date:</b> 2026-02-23 (Mon)<br><b>🗓️ Day Type:</b> Travel<br><b>📚 Study:</b> 0 mins<br><b>🔋 Fatigue:</b> Level 5<br>────────────────────<br><b>⏱️ Watched:</b> 0.0 hrs<br><b>🚨 Binge:</b> No<br><b>📺 Title:</b> None<br><b>🎬 Genre:</b> None<br><b>🌍 Region:</b> None<br><b>📱 Device:</b> None", "<b>📅 Date:</b> 2026-03-02 (Mon)<br><b>🗓️ Day Type:</b> Errands<br><b>📚 Study:</b> 100 mins<br><b>🔋 Fatigue:</b> Level 2<br>────────────────────<br><b>⏱️ Watched:</b> 2.8 hrs<br><b>🚨 Binge:</b> No<br><b>📺 Title:</b> It Started With A Kiss<br><b>🎬 Genre:</b> Romance<br><b>🌍 Region:</b> Taiwan<br><b>📱 Device:</b> Tablet", "<b>📅 Date:</b> 2026-03-09 (Mon)<br><b>🗓️ Day Type:</b> Study<br><b>📚 Study:</b> 200 mins<br><b>🔋 Fatigue:</b> Level 3<br>────────────────────<br><b>⏱️ Watched:</b> 1.0 hrs<br><b>🚨 Binge:</b> No<br><b>📺 Title:</b> Suspicious Partner<br><b>🎬 Genre:</b> Romance<br><b>🌍 Region:</b> Korea<br><b>📱 Device:</b> Tablet", "<b>📅 Date:</b> 2026-03-16 (Mon)<br><b>🗓️ Day Type:</b> Errands<br><b>📚 Study:</b> 60 mins<br><b>🔋 Fatigue:</b> Level 5<br>────────────────────<br><b>⏱️ Watched:</b> 0.0 hrs<br><b>🚨 Binge:</b> No<br><b>📺 Title:</b> None<br><b>🎬 Genre:</b> None<br><b>🌍 Region:</b> None<br><b>📱 Device:</b> None", "<b>📅 Date:</b> 2026-03-23 (Mon)<br><b>🗓️ Day Type:</b> Study<br><b>📚 Study:</b> 300 mins<br><b>🔋 Fatigue:</b> Level 4<br>────────────────────<br><b>⏱️ Watched:</b> 1.7 hrs<br><b>🚨 Binge:</b> No<br><b>📺 Title:</b> Fated to Love You<br><b>🎬 Genre:</b> Romance<br><b>🌍 Region:</b> Taiwan<br><b>📱 Device:</b> Tablet", "<b>📅 Date:</b> 2026-03-30 (Mon)<br><b>🗓️ Day Type:</b> Study<br><b>📚 Study:</b> 230 mins<br><b>🔋 Fatigue:</b> Level 3<br>────────────────────<br><b>⏱️ Watched:</b> 1.3 hrs<br><b>🚨 Binge:</b> No<br><b>📺 Title:</b> My Girl<br><b>🎬 Genre:</b> Romance<br><b>🌍 Region:</b> Korea<br><b>📱 Device:</b> Tablet", "<b>📅 Date:</b> 2026-04-06 (Mon)<br><b>🗓️ Day Type:</b> Rest<br><b>📚 Study:</b> 60 mins<br><b>🔋 Fatigue:</b> Level 1<br>────────────────────<br><b>⏱️ Watched:</b> 3.3 hrs<br><b>🚨 Binge:</b> Yes<br><b>📺 Title:</b> Taxi Driver<br><b>🎬 Genre:</b> Crime / Thriller<br><b>🌍 Region:</b> Korea<br><b>📱 Device:</b> Laptop", "<b>📅 Date:</b> 2026-04-13 (Mon)<br><b>🗓️ Day Type:</b> Study<br><b>📚 Study:</b> 300 mins<br><b>🔋 Fatigue:</b> Level 5<br>────────────────────<br><b>⏱️ Watched:</b> 3.3 hrs<br><b>🚨 Binge:</b> Yes<br><b>📺 Title:</b> Smiling Pasta<br><b>🎬 Genre:</b> Romance<br><b>🌍 Region:</b> Taiwan<br><b>📱 Device:</b> Phone", "<b>📅 Date:</b> 2026-04-20 (Mon)<br><b>🗓️ Day Type:</b> Study<br><b>📚 Study:</b> 360 mins<br><b>🔋 Fatigue:</b> Level 5<br>────────────────────<br><b>⏱️ Watched:</b> 3.3 hrs<br><b>🚨 Binge:</b> Yes<br><b>📺 Title:</b> Love Myself or You<br><b>🎬 Genre:</b> Romance<br><b>🌍 Region:</b> Taiwan<br><b>📱 Device:</b> Phone", "<b>📅 Date:</b> 2026-04-27 (Mon)<br><b>🗓️ Day Type:</b> Study<br><b>📚 Study:</b> 360 mins<br><b>🔋 Fatigue:</b> Level 5<br>────────────────────<br><b>⏱️ Watched:</b> 3.3 hrs<br><b>🚨 Binge:</b> Yes<br><b>📺 Title:</b> Yumi's Cells<br><b>🎬 Genre:</b> Romance<br><b>🌍 Region:</b> Korea<br><b>📱 Device:</b> Phone", "<b>📅 Date:</b> 2026-05-04 (Mon)<br><b>🗓️ Day Type:</b> Study<br><b>📚 Study:</b> 200 mins<br><b>🔋 Fatigue:</b> Level 3<br>────────────────────<br><b>⏱️ Watched:</b> 1.0 hrs<br><b>🚨 Binge:</b> No<br><b>📺 Title:</b> My Goddess<br><b>🎬 Genre:</b> Romance<br><b>🌍 Region:</b> Taiwan<br><b>📱 Device:</b> Tablet", "<b>📅 Date:</b> 2026-05-11 (Mon)<br><b>🗓️ Day Type:</b> Study<br><b>📚 Study:</b> 200 mins<br><b>🔋 Fatigue:</b> Level 3<br>────────────────────<br><b>⏱️ Watched:</b> 1.0 hrs<br><b>🚨 Binge:</b> No<br><b>📺 Title:</b> Amour et Patisserie<br><b>🎬 Genre:</b> Romance<br><b>🌍 Region:</b> Taiwan<br><b>📱 Device:</b> Tablet"]], "hovertemplate": "%{customdata}<extra></extra>", "showscale": true, "type": "heatmap", "x": [0, 1, 2, 3, 4, 5, 6, 7, 8, 9, 10, 11, 12], "xgap": 4, "y": [0, 1, 2, 3, 4, 5, 6], "ygap": 4, "z": [[2.0, 5.333, 1.833, 5.0, 1.5, 0.8333, 4.0, 5.0, 5.0, 2.0, 3.0, 1.0, 0.0], [5.0, 0.0, 5.167, 4.0, 5.0, 5.167, 3.333, 5.0, 4.0, 5.333, 2.5, 0.0, 0.0], [3.833, 1.5, 1.333, 1.333, 1.0, 1.0, 3.667, 3.0, 1.0, 1.667, 2.0, 1.667, 3.833], [1.083, 1.333, 1.667, 1.167, 4.167, 1.167, 1.667, 0.0, 3.0, 3.0, 3.333, 3.333, 3.333], [1.167, 1.667, 2.5, 4.833, 4.5, 1.083, 1.5, 0.0, 1.0, 1.0, 1.0, 1.5, 0.0], [1.667, 4.167, 4.833, 0.0, 0.0, 1.333, 1.0, 1.333, 1.5, 1.167, 1.333, 0.6667, 1.0], [0.0, 0.0, 2.833, 1.0, 0.0, 1.667, 1.333, 3.333, 3.333, 3.333, 3.333, 1.0, 1.0]], "zmax": 4, "zmin": 0}, {"hoverinfo": "skip", "marker": {"color": "#4C72B0", "line": {"width": 3}, "size": 30, "symbol": "square-open"}, "mode": "markers", "name": "Binge Session", "type": "scatter", "x": [0, 0, 1, 1, 2, 2, 3, 3, 3, 4, 4, 4, 5, 6, 6, 6, 7, 7, 7, 7, 8, 8, 8, 8, 9, 9, 9, 10, 10, 10, 10, 11, 12, 12], "y": [2, 1, 5, 0, 5, 1, 4, 1, 0, 4, 3, 1, 1, 2, 1, 0, 6, 2, 1, 0, 6, 3, 1, 0, 6, 3, 1, 6, 3, 1, 0, 3, 3, 2]}], "layout": {"annotations": [{"align": "left", "font": {"size": 12}, "showarrow": false, "text": "Hours<br>Watched", "x": 0.85, "xref": "paper", "y": 1.07, "yref": "paper"}], "font": {"color": "#2c3e50", "family": "Arial, Helvetica, sans-serif", "size": 12}, "height": 380, "legend": {"font": {"size": 11}, "orientation": "h", "x": 0.77, "xanchor": "left", "y": 0.08, "yanchor": "top"}, "margin": {"b": 30, "l": 50, "r": 20, "t": 80}, "paper_bgcolor": "white", "plot_bgcolor": "white", "showlegend": true, "title": {"font": {"size": 16}, "text": "<b>Chart 2 · Calendar Heatmap — The Rhythm of Viewing Over Time</b><br><sup>Grid layout. Grey cells represent 'Zero-Viewing Days'. Blue borders highlight Binge Sessions.</sup>", "x": 0.02}, "width": 1150, "xaxis": {"constrain": "domain", "fixedrange": true, "showgrid": false, "tickmode": "array", "ticktext": ["W1", "W3", "W5", "W7", "W9", "W11", "W13"], "tickvals": [0, 2, 4, 6, 8, 10, 12], "title": {"text": "Weeks"}, "zeroline": false}, "yaxis": {"constrain": "domain", "fixedrange": true, "scaleanchor": "x", "scaleratio": 1, "showgrid": false, "tickmode": "array", "ticktext": ["Sun", "Sat", "Fri", "Thu", "Wed", "Tue", "Mon"], "tickvals": [0, 1, 2, 3, 4, 5, 6], "zeroline": false}}}
